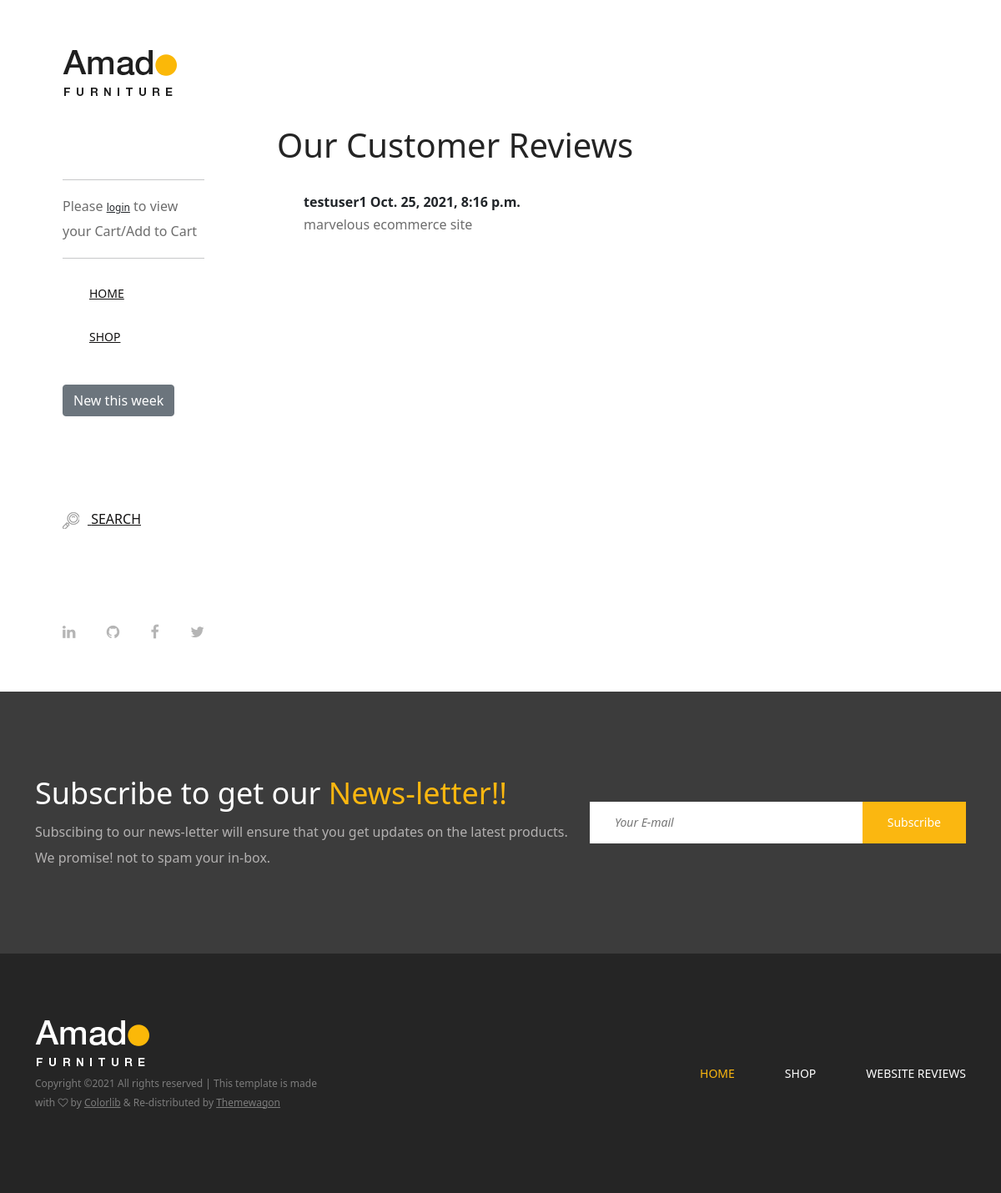
The page /review/page on the database as committed earlier.
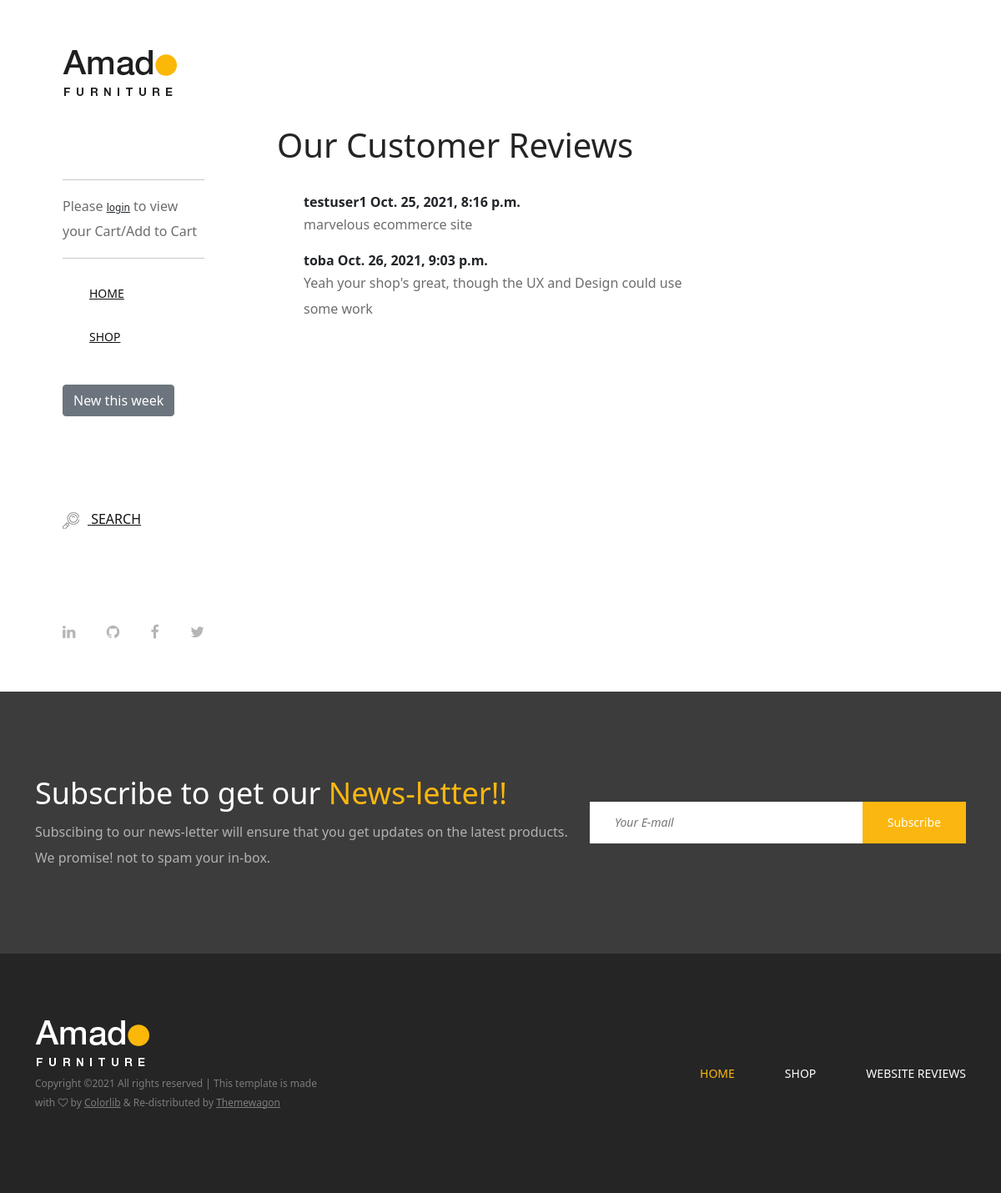
The same page on the database as committed later.
### main/models.py (models this page shows, shortened)
class WebsiteReview(models.Model):
    user = models.ForeignKey(User, on_delete=models.CASCADE)
    review = models.TextField()
    date = models.DateTimeField(auto_now_add=True)

### main/views.py (the view)
# urls.py: path('review/page', WebsiteReviewPage.as_view(), name='review_page'),
class WebsiteReviewPage(View):
    def get(self, request, *args, **kwargs):
        reviews = WebsiteReview.objects.all()
        if not request.user.is_authenticated:
             total_no_of_products = 0
        else:
            cart_objects = Cart.objects.filter(user = request.user)
            total_no_of_products = cart_objects.count()
        context = {
            'reviews': reviews,
            'total_no_of_products': total_no_of_products,
        }
        return render(request, 'main/website-review.html', context)

### main/templates/main/website-review.html (shortened to what this page needs)
{% extends 'main/base.html' %}
{% block content %}
        <div class="cart-table-area section-padding-100">
            <div class="container-fluid">
                <div class="row">
                    <div class="col-12 col-lg-8">
                        <div class="checkout_details_area mt-50 clearfix">
                            <div class="cart-title">
                                <h1>Our Customer Reviews</h1>
                                <br>
                                <ul>
                                    {% for review in reviews %}
                                        <li><strong>{{review.user.username}}  {{review.date}}<br/></strong>
                                            <p>{{ review.review }}</p>
                                        </li>
                                    {%  endfor %}
                                </ul>
                            </div>
                        </div>
                    </div>
                </div>
            </div>
        </div>
    </div>
{% endblock content %}

Rows that differ between the two databases and show on the page:
added WebsiteReview: user.username "toba", date "Oct. 26, 2021, 9:03 p.m.", review "Yeah your shop's great, though the UX and Design could use some work"
